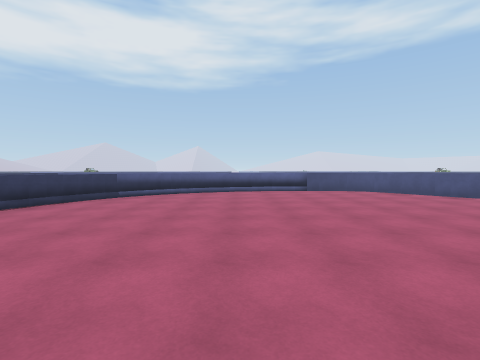
[1] (above)

24 first-person views from a walk through a scene from a Unity 3-D project. The camera is 1.5 m above the floor, tilts 2° down and sees 85° across. The floor is counted in squares, 2 m on a side. Each view is taken from the middle of a square. On the plan, view 1 faces up. The plan holds only what a view shows up to about 9 squares ahead; the rest is blank. The place goes on beyond the plan. The player is left out.

[2]
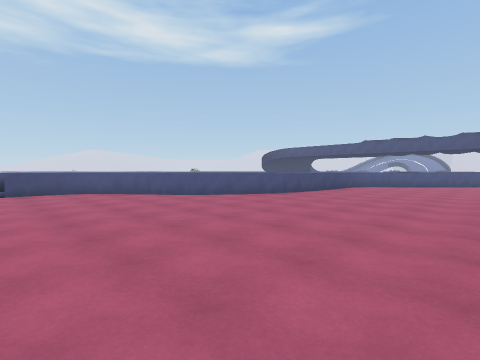

[3]
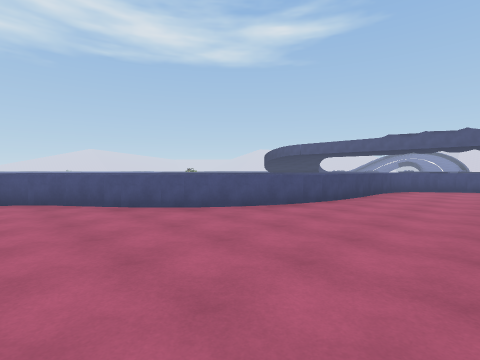

[4]
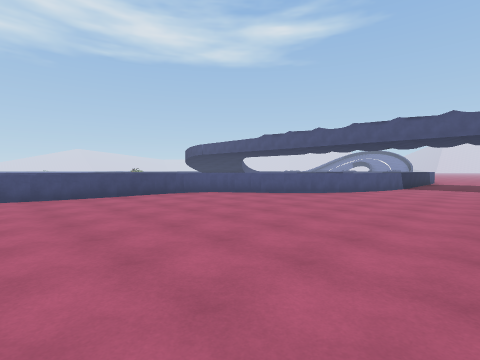

[5]
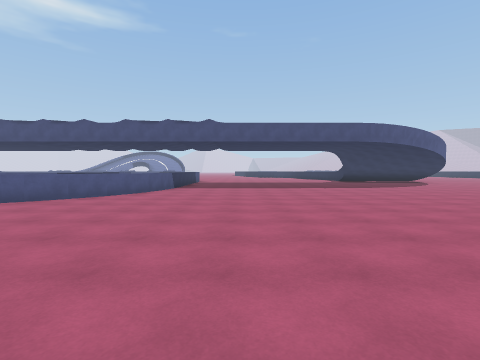

[6]
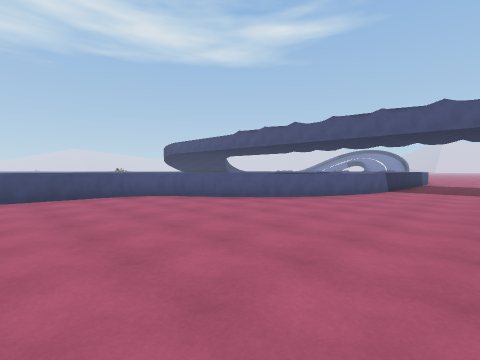

[7]
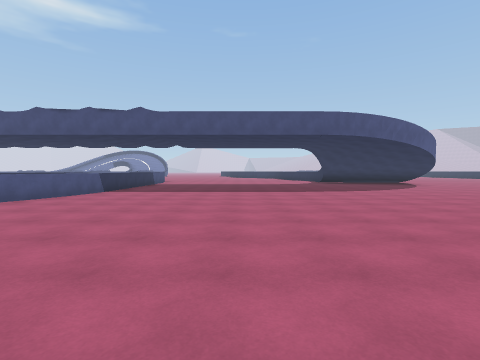

[8]
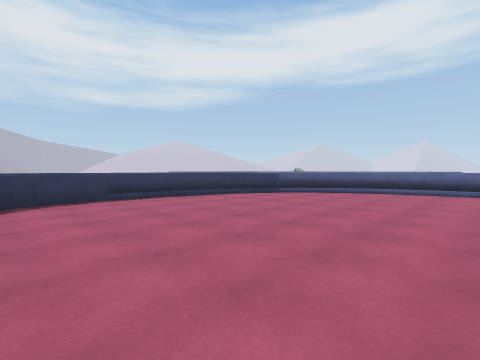

[9]
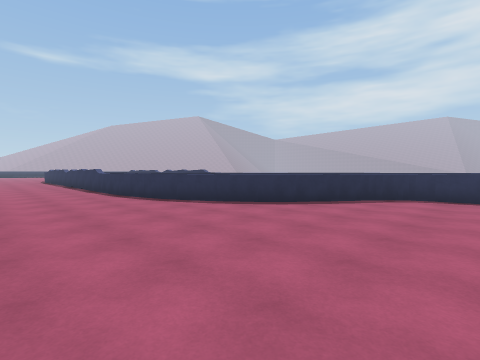

[10]
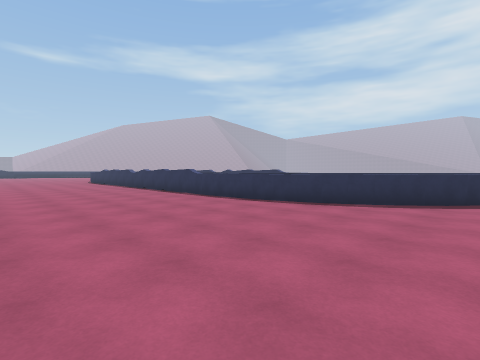

[11]
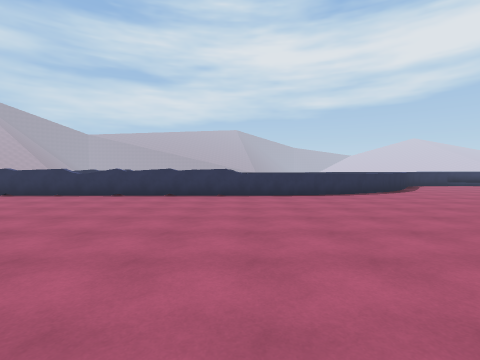

[12]
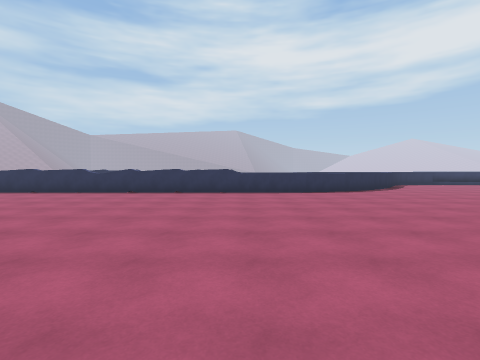

[13]
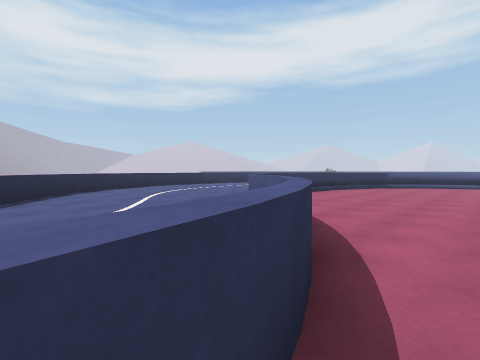

[14]
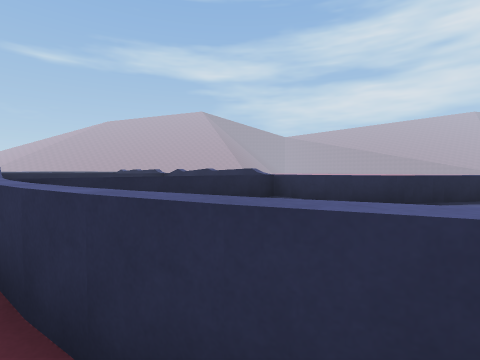

[15]
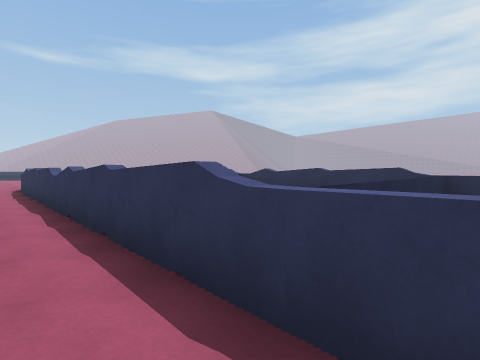

[16]
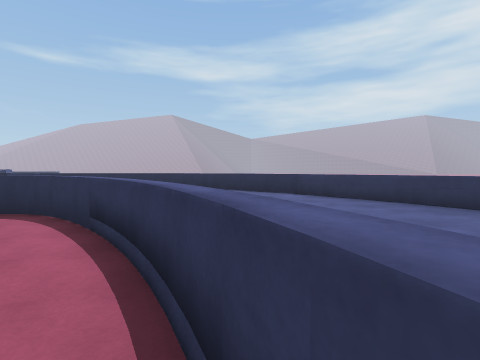

[17]
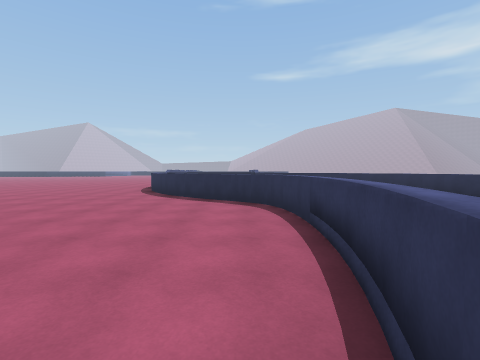

[18]
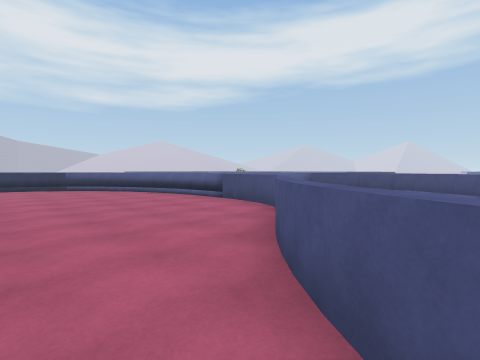

[19]
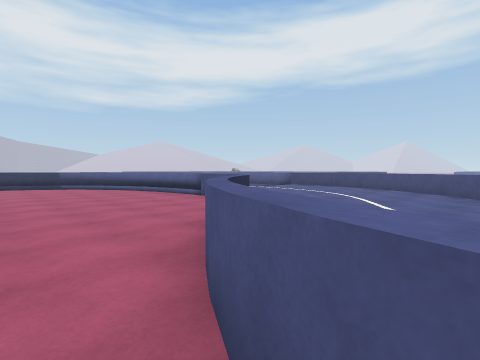

[20]
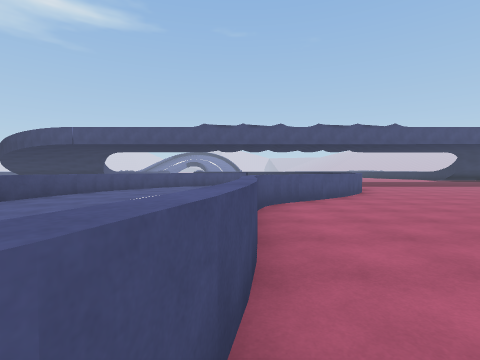

[21]
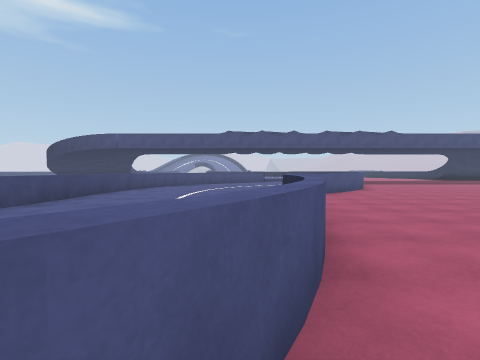

[22]
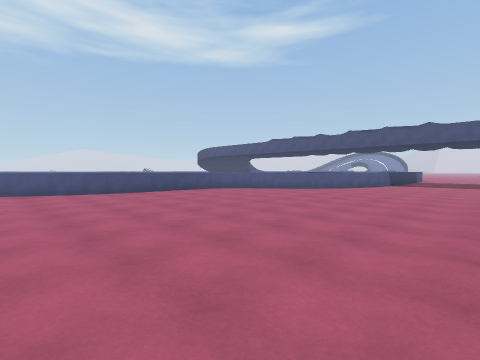

[23]
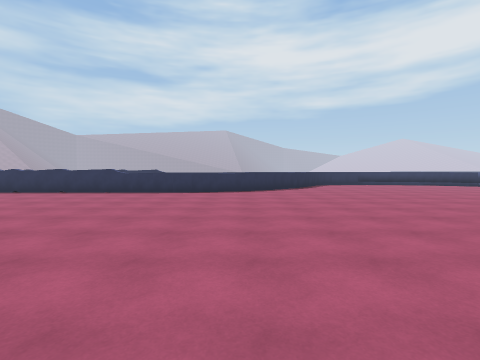

[24]
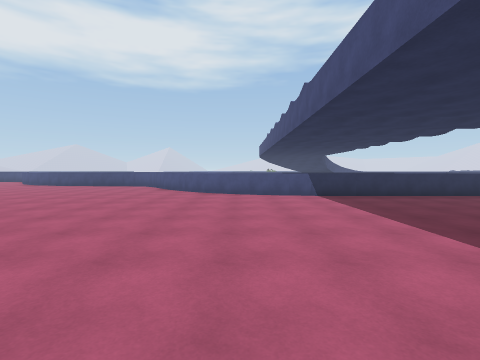

### Floor plan
Key: @ floor where view 1 was taken; # wall or solid block; . main floor; : floor 0.25 m higher than the main floor; = window, fence, low wall or low ledge; ^ raised ledge.
Columns run from 10 left of view 1 to 21 right of it. Each row starts with its distance up from view 1.
 14                ==.
 13               :::==
 12               ::::#^
 11               :::::
 10           =====#:::: ^..
  9         ==.....=  ::::=::==
  8        =........=    ::::::==
  7       =..........=     :::::
  6  =:: =............^=    :::
  5 .::: =..............^^^==#
  4 ^::  ^...................^
  3 =::  ^....................=
  2 =:   ^.....................=
  1 ^: ::^......................^=
  0  #:::=....@...................^^
 -1  =::::==........................
 -2  ^:::::#=.......................
 -3   =:::: #=......................
 -4    =:::  =......................
 -5     ^#:  =.........   ..........
 -6      =    ^.......     .........
 -7      ^    =........     ........
 -8      =####^.........     .......
 -9      #    ^........       ......
-10      #    ^.......         .....
-11      #    ^......           ....
-12      #    ^.....             ...
-13      =####^....

Positions as (right, up) in squares from view 1, and headings:
1: (0, 0), facing up
2: (2, 0), facing up-right
3: (4, 2), facing up-right
4: (9, -3), facing up-right
5: (10, -3), facing right
6: (11, -3), facing up-right
7: (12, -5), facing right
8: (2, 0), facing up-left
9: (3, 2), facing down-left
10: (5, -1), facing down-left
11: (8, -8), facing left
12: (9, -8), facing left
13: (0, -5), facing up-left
14: (0, -4), facing down-left
15: (1, -7), facing down-left
16: (-4, 6), facing down-left
17: (-4, 6), facing down
18: (8, 5), facing up-left
19: (9, 5), facing up-left
20: (9, 5), facing right
21: (7, 6), facing right
22: (7, -4), facing up-right
23: (9, -4), facing left
24: (19, -8), facing up
